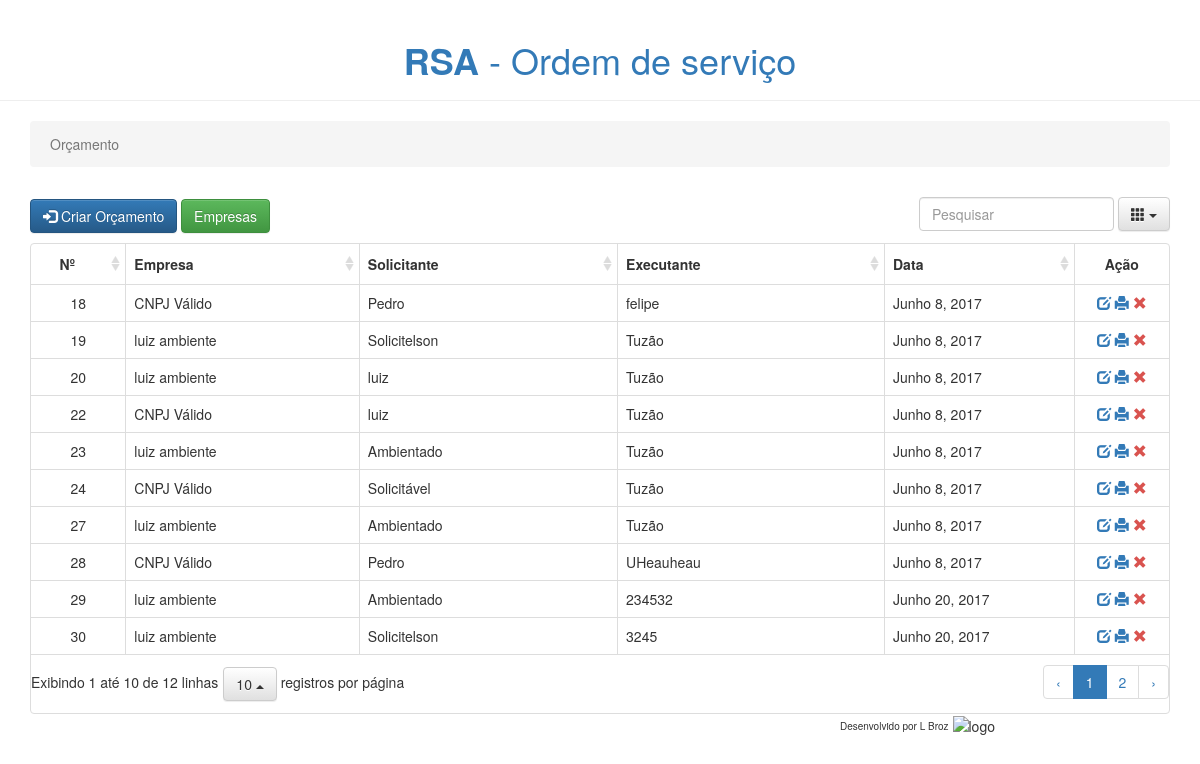
Screenshot of /pros/ with the database file from the repository.
### pros/models.py (models this page shows, shortened)
class Ordem(models.Model):
    empresa = models.CharField(max_length=200)
    cliente = models.CharField(max_length=200)
    arquivo = models.FileField(blank=True, null=True)
    data = models.DateField(default=datetime.now(), blank=True, null=True)
    num_nf_entrada = models.CharField(max_length=20, blank=True, null=True)
    descricao = models.CharField(max_length=512, blank=True, null=True)
    acessorios = models.CharField(max_length=200, blank=True, null=True)
    observacoes = models.CharField(max_length=200, blank=True, null=True)
    data_envio_orcamento = models.CharField(max_length=12, blank=True, null=True)
    data_aprovacao = models.CharField(max_length=12, blank=True, null=True)
    num_pedido = models.CharField(max_length=100, blank=True, null=True)
    valor = models.IntegerField(blank=True, null=True)
    executante = models.CharField(max_length=100, blank=True, null=True)
    data_liberacao = models.CharField(max_length=12, blank=True, null=True)
    num_nf_servico = models.CharField(max_length=20, blank=True, null=True)
    num_nf_vendas = models.CharField(max_length=20, blank=True, null=True)
    num_nf_devolucao = models.CharField(max_length=20, blank=True, null=True)
    responsavel_preenchimento = models.CharField(max_length=100, blank=True, null=True)

### pros/views.py (the view)
def index(request):
    ordem_list = Ordem.objects.order_by('id')
    return render(request, 'pros/index.html', {'ordem_list': ordem_list})

### pros/templates/pros/index.html (shortened to what this page needs)
<!DOCTYPE HTML>
{% extends 'pros/base.html' %}
    {% block body %}
        <header class="page-header text-center color-link-orcamento">
            <h1><strong>RSA</strong> - Ordem de serviço</h1>
        </header>
        <div class="container">
            <ul class="breadcrumb">
                <li class="active">Orçamento</li>
            </ul>
            <div id="toolbar-orcamento">
                <a type="button" class="btn btn-primary" href="{% url 'pros:cadastro_ordem' %}">
                    <i class="glyphicon glyphicon-log-in"></i> Criar Orçamento
                </a>
                <a type="button" class="btn btn-success" href="{% url 'pros:empresas' %}">
                     Empresas
                </a>
            </div>
            <table data-toggle="table"
                data-toolbar="#toolbar-orcamento"
                data-toolbar="#toolbar-empresa"
                data-search="true"
                data-sort-name="nome_empresa"
                data-sort-order="desc"
                data-pagination="true"
                data-show-footer="false"
                data-page-list="[10, 25, 50, 100, ALL]"
                data-minimum-count-columns="2"
                data-show-columns="true">
                <thead>
                    <tr>
                        <th data-field="num_ordem" class="col-md-1" data-align="center" data-sortable="true">Nº</th>
                        <th data-field="empresa" data-sortable="true">Empresa</th>
                        <th data-field="solicitante" data-sortable="true">Solicitante</th>
                        <th data-field="executante" data-sortable="true">Executante</th>
                        <th data-field="data" class="col-md-2" data-sortable="true">Data</th>
                        <th data-field="action" class="col-md-1" data-align="center">Ação</th>
                    </tr>
                </thead>
                <tbody>
                    {% for ordem in ordem_list %}
                        <tr>
                            <td class="text-overflow">{{ ordem.id }}</td>
                            <td class="text-overflow">{{ ordem.empresa }}</td>
                            <td class="text-overflow">{{ ordem.cliente }}</td>
                            <td class="text-overflow">{{ ordem.executante }}</td>
                            <td class="text-overflow">{{ ordem.data }}</td>
                            <td class="col-md-1" data-align="center">
                                <a class="edit ml10" href="update_ordem/{{ ordem.id }}" title="Edit">
                                    <i class="glyphicon glyphicon-edit color-link-ordem"></i>
                                </a>
                                <a class="imp m110 imprimir" href="imprimir_ordem/{{ ordem.id }}" title="Imprimir">
                                    <i class="glyphicon glyphicon-print"></i>
                                </a>
                                <a class="remove ml10 remove-ordem" title="Remove" data-toggle="modal" href="#"
                                   data-id="{{ ordem.id }}" data-num_pedido="{{ ordem.num_pedido }}"
                                   data-target="#ordem-del">
                                    <i class="glyphicon glyphicon-remove color-delete"></i>
                                </a>
                            </td>
                        </tr>
                    {% endfor %}
                </tbody>
            </table>
        </div>
        {% endblock body %}

### pros/static/css/pros.css (style rules this page uses)
.color-link-orcamento { color: #337ab7; }
.color-delete { color: #d9534f; }
.breadcrumb li { padding: 5px; }

### rows the page displays
Ordem: id "18", empresa "CNPJ Válido", cliente "Pedro", executante "felipe", data "Junho 8, 2017"
Ordem: id "19", empresa "luiz ambiente", cliente "Solicitelson", executante "Tuzão", data "Junho 8, 2017"
Ordem: id "20", empresa "luiz ambiente", cliente "luiz", executante "Tuzão", data "Junho 8, 2017"
Ordem: id "22", empresa "CNPJ Válido", cliente "luiz", executante "Tuzão", data "Junho 8, 2017"
Ordem: id "23", empresa "luiz ambiente", cliente "Ambientado", executante "Tuzão", data "Junho 8, 2017"
Ordem: id "24", empresa "CNPJ Válido", cliente "Solicitável", executante "Tuzão", data "Junho 8, 2017"
Ordem: id "27", empresa "luiz ambiente", cliente "Ambientado", executante "Tuzão", data "Junho 8, 2017"
Ordem: id "28", empresa "CNPJ Válido", cliente "Pedro", executante "UHeauheau", data "Junho 8, 2017"
Ordem: id "29", empresa "luiz ambiente", cliente "Ambientado", executante "234532", data "Junho 20, 2017"
Ordem: id "30", empresa "luiz ambiente", cliente "Solicitelson", executante "3245", data "Junho 20, 2017"
